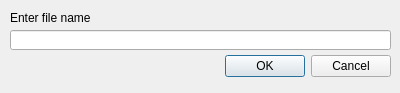
<?xml version="1.0" encoding="UTF-8"?>
<ui version="4.0">
 <class>NewFileDialog</class>
 <widget class="QDialog" name="NewFileDialog">
  <property name="geometry">
   <rect>
    <x>0</x>
    <y>0</y>
    <width>400</width>
    <height>93</height>
   </rect>
  </property>
  <property name="windowTitle">
   <string>Dialog</string>
  </property>
  <widget class="QDialogButtonBox" name="buttonBox">
   <property name="geometry">
    <rect>
     <x>50</x>
     <y>50</y>
     <width>341</width>
     <height>32</height>
    </rect>
   </property>
   <property name="orientation">
    <enum>Qt::Horizontal</enum>
   </property>
   <property name="standardButtons">
    <set>QDialogButtonBox::Cancel|QDialogButtonBox::Ok</set>
   </property>
  </widget>
  <widget class="QLabel" name="FileNameLabel">
   <property name="geometry">
    <rect>
     <x>10</x>
     <y>10</y>
     <width>81</width>
     <height>16</height>
    </rect>
   </property>
   <property name="text">
    <string>Enter file name</string>
   </property>
  </widget>
  <widget class="QLineEdit" name="FileNameEdit">
   <property name="geometry">
    <rect>
     <x>10</x>
     <y>30</y>
     <width>381</width>
     <height>20</height>
    </rect>
   </property>
  </widget>
 </widget>
 <resources/>
 <connections>
  <connection>
   <sender>buttonBox</sender>
   <signal>accepted()</signal>
   <receiver>NewFileDialog</receiver>
   <slot>accept()</slot>
   <hints>
    <hint type="sourcelabel">
     <x>248</x>
     <y>254</y>
    </hint>
    <hint type="destinationlabel">
     <x>157</x>
     <y>274</y>
    </hint>
   </hints>
  </connection>
  <connection>
   <sender>buttonBox</sender>
   <signal>rejected()</signal>
   <receiver>NewFileDialog</receiver>
   <slot>reject()</slot>
   <hints>
    <hint type="sourcelabel">
     <x>316</x>
     <y>260</y>
    </hint>
    <hint type="destinationlabel">
     <x>286</x>
     <y>274</y>
    </hint>
   </hints>
  </connection>
 </connections>
</ui>
